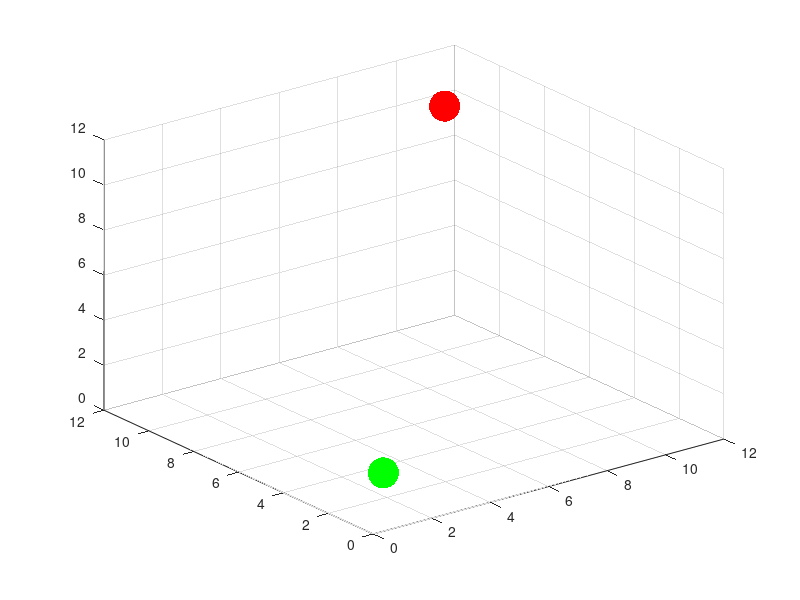

This chart was generated by the following MATLAB code: (Note: this script raises an error after producing the figure.)
close all
clear all
clc

% Used for debugging
show_children = 0;
show_open_nodes = 0;

% Define the map size
max_x = 10;
max_y = 10;
max_z = 10;
map = zeros(max_x, max_y, max_z);

% The cost of going from one point to another
length_cost = 1;

%{
% Generate random obstacles. A 1 in the map is regarded as
% an obstacle
obs_per = 0.3;
for x = 1:max_x
    for y = 1:max_y
        for z = 1:max_z
            if rand > 1 - obs_per
                map(x,y,z) = 1;
            end
        end
    end
end
%}

% Define the starting and end position
start = [1, 1, 1];
end_ = [10, 10, 10];

% Make sure the start and end is not an obstacle
map(start(1), start(2), start(3)) = 0;
map(end_(1), end_(2), end_(3)) = 0;

% Draw a figure to show the map and process
hold off
figure(1)
% Mark the start with green
scatter3(start(1)+0.5, start(2)+0.5, start(3)+0.5, ...
         500, [0,1,0],'filled')
hold on

% Mark the end with red
scatter3(end_(1)+0.5, end_(2)+0.5, end_(3)+0.5, ...
         500, [1,0,0], 'filled')
hold on

%{
% Mark the obstacles with blue 
for x = 1:max_x
    for y = 1:max_y
        for z = 1:max_z
            if map(x, y, z) == 1
                scatter3(x-0.5, y-0.5, z-0.5, [], [0,0,1])
                hold on
            end
        end
    end
end
%}

map = gen_square3d([2 3; 1 10; 1 11], map);
map = gen_square3d([4 5; 2 11; 1 11], map);
map = gen_square3d([6 7; 1 8; 1 11], map);
map = gen_square3d([6 7; 9 11; 1 11], map);
map = gen_square3d([6 7; 8 9; 1 8], map);
map = gen_square3d([6 7; 8 9; 9 11], map);
map = gen_square3d([8 9; 2 11; 1 11], map);

% Set the axes
axis([1 max_x+1 1 max_y+1 1 max_z+1])
% Make the grid lines more visible
ax = gca;
ax.GridAlpha = 1.0;
grid on
set(gca, 'xtick', [0:1:max_x])
set(gca, 'ytick', [0:1:max_y])
set(gca, 'ztick', [0:1:max_z])
route = astar_3d(map, start, end_)

%%
% Run the algorithm -----------------------------------

% Children must be initalized to have nodes in it
% The arrays keeping track of the nodes must initialized 
% containing a node. These flags tells the first node in the
% closed and children array to be put in directly
first_closed = 1;
first_children = 1;
closed = [];
children = [];

% Create the first node at the start position
parent_node = node;
parent_node.position = start;
parent_node.g = 0;
parent_node.h = parent_node.calc_dist_3d(end_);
parent_node.f = parent_node.h + parent_node.g;

% Flag used to skip nodes which is already added
continue_flag = 0;

% Slow the calculation down,
% so it can be followed in real time
pause off;
% Keep running until the end point is reached
while ~(parent_node.position(1) == end_(1) && ...
        parent_node.position(2) == end_(2) && ...
        parent_node.position(3) == end_(3))
    % Run through the surronding squares

    for x = -1:1
        for y = -1:1
            for z = -1:1
                % Skip the node itself
                if ~(x == 0 && y == 0 && z == 0)
                    node_pos = [parent_node.position(1) + x, ...
                                parent_node.position(2) + y, ...
                                parent_node.position(3) + z];
                    % Check if the children is within the map
                    if ~(node_pos(1) < 1 || node_pos(1) > max_x || ...
                         node_pos(2) < 1 || node_pos(2) > max_y || ...
                         node_pos(3) < 1 || node_pos(3) > max_z)
                        % Check if the children is an obstacle
                        if ~(map(node_pos(1), node_pos(2), ...
                                 node_pos(3)) == 1)
                            % Check if the node have been visited
                            for closed_i = 1:length(closed)
                                if node_pos == closed(closed_i).position
                                    % Note that this node is not 
                                    % to be added to children
                                    continue_flag = 1;
                                end
                            end
                            % Check if the node is already a child
                            for child_i = 1:length(children)
                                if node_pos == children(child_i).position
                                    % Note that this node is not 
                                    % to be added to children
                                    % Check if the robot is taking a diagonal path
                                    if abs(x) + abs(y) + abs(z) == 3
                                        % If so, add diagonal cost
                                        g = parent_node.g + ...
                                            sqrt(length_cost^2*3);
                                    elseif abs(x) + abs(y) + abs(z) == 2
                                        % If so, add diagonal cost
                                        g = parent_node.g + ...
                                            sqrt(length_cost^2*2);
                                    else
                                        % Otherwise add linear cost
                                        g = parent_node.g + ...
                                            length_cost;
                                    end
                                    % If this road to the child is shorter, then
                                    % update the child
                                    if g < children(child_i).g
                                        children(child_i).g = g;
                                        children(child_i).parent = parent_node;
                                        children(child_i).f = children(child_i).g + ...
                                                              children(child_i).h;
                                    end
                                    
                                    continue_flag = 1;
                                end
                            end

                            % Check if this node should be skipped
                            if continue_flag == 1
                                continue_flag = 0;
                                continue
                            end

                            % Define the child node
                            temp_node = node;
                            % Note its parent
                            temp_node.parent = parent_node;
                            % Note its position
                            temp_node.position = node_pos;
                            % Check if the robot is taking a diagonal path
                            if abs(x) + abs(y) + abs(z) == 3
                                % If so, add diagonal cost
                                temp_node.g = parent_node.g + ...
                                              sqrt(length_cost^2*3);
                            elseif abs(x) + abs(y) + abs(z) == 2
                                % If so, add diagonal cost
                                temp_node.g = parent_node.g + ...
                                              sqrt(length_cost^2*2);
                            else
                                % Otherwise add linear cost
                                temp_node.g = parent_node.g + ...
                                              length_cost;
                            end
                            % Calculate the distance from the node
                            % to the end point
                            temp_node.h = temp_node.calc_dist_3d(end_);
                            % Calculate the total cost of the node
                            temp_node.f = temp_node.h + temp_node.g;

                            % Add the node to the children array
                            % Check if it is the first child
                            % being added
                            if first_children == 1 
                                first_children = 0;
                                children = [temp_node]; 
                            else
                                % Otherwise expand the children array
                                children(end+1) = temp_node;
                            end
                        end
                    end
                end
            end
        end
    end

    % Add the parent node to the list of closed nodes
    if first_closed == 1
        first_closed = 0;
        closed = [parent_node]; 
    else
        closed(end+1) = parent_node;
    end
    
    if show_open_nodes == 1
        % Plot the parent_node in red
        scatter3(parent_node.position(1)+0.5, ...
                 parent_node.position(2)+0.5, ...
                 parent_node.position(3)+0.5, [], [1,0,0])
        hold on
    end

    % Choose the child node with the lowest f value
    lowest_f = 999999;
    lowest_child_i = -1;
    for child_i = 1:length(children)
        if show_children == 1
            % Plot all the child notes in green
            scatter3(children(child_i).position(1)+0.5, ...
                     children(child_i).position(2)+0.5, ...
                     children(child_i).position(3)+0.5, ...
                     [], [0,1,0])
            hold on
        end
        if children(child_i).f < lowest_f
            lowest_f = children(child_i).f;
            lowest_child_i = child_i;
        end
    end


    % Update the parent to the children
    % with the lowest f value
    parent_node = children(lowest_child_i);

    % Delete the new parent from the children
    children(lowest_child_i) = [];

    if show_open_nodes == 1
        % Mark the new parent with with purple
        scatter3(parent_node.position(1)+0.5, ...
                 parent_node.position(2)+0.5, ...
                 parent_node.position(3)+0.5, [], [1,0,1])
        hold on
    end
    
    % Wait a little
    pause(0.3)
end
pause on;

% Find the route that the algorithm took
% Init the route array
route = [parent_node.position];
% Keep going until the route is back at the start position
while  ~(parent_node.position(1) == start(1) && ...
         parent_node.position(2) == start(2) && ...
         parent_node.position(3) == start(3))
   
   % Plot the route in magenta
   scatter3(parent_node.position(1)+0.5, ...
            parent_node.position(2)+0.5, ...
            parent_node.position(3)+0.5, [], [0,0,0])
   hold on
   %pause(0.1)
   
   % Update the route by going backwards through the parents
   parent_node = parent_node.parent;
   route = cat(1,route,parent_node.position);
end

% Plot the last point
scatter3(parent_node.position(1)+0.5, ...
         parent_node.position(2)+0.5, ...
         parent_node.position(3)+0.5, [], [0,0,0])
hold on

route = flip(route);

for i = 2:length(route)
    plot3([route(i-1,1)+0.5,route(i,1)+0.5], ...
          [route(i-1,2)+0.5,route(i,2)+0.5], ...
          [route(i-1,3)+0.5,route(i,3)+0.5], ...
          'color',[0,0,0],'linewidth',5)
    hold on
    pause(0.1)
    route(i,:)
end
hold off